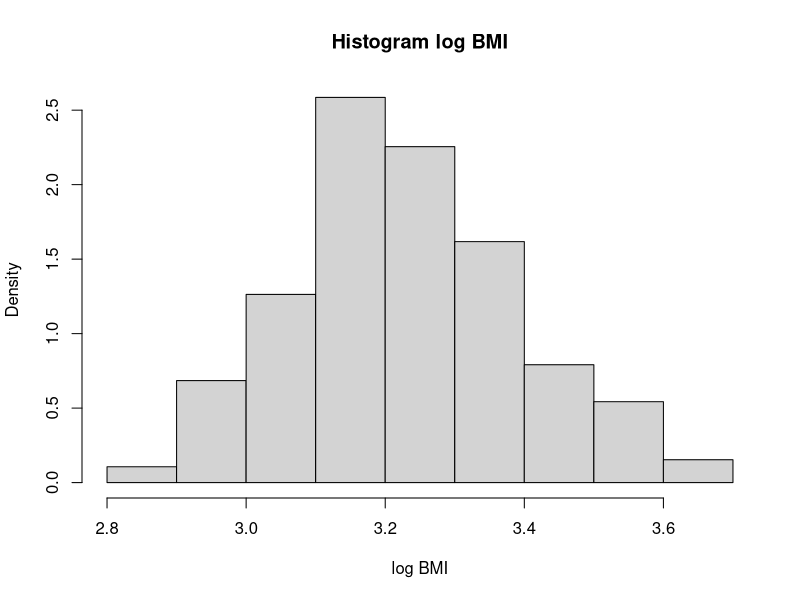
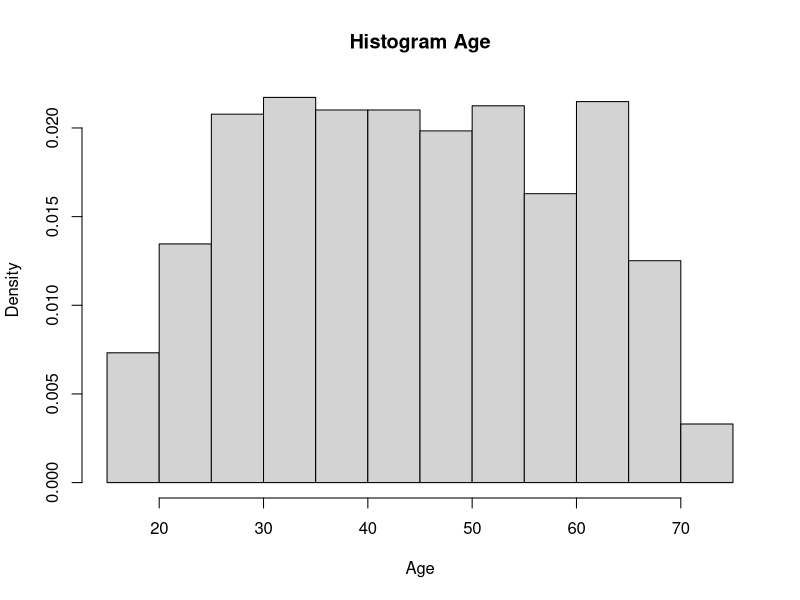
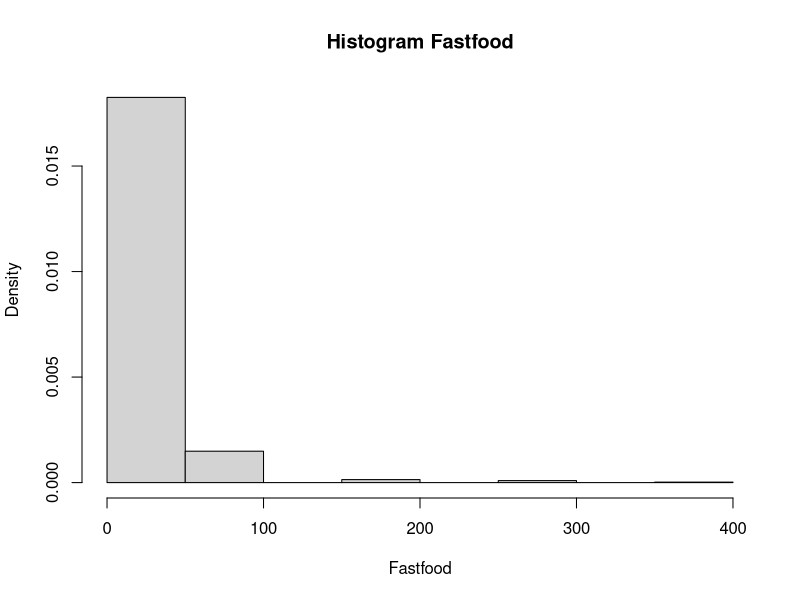
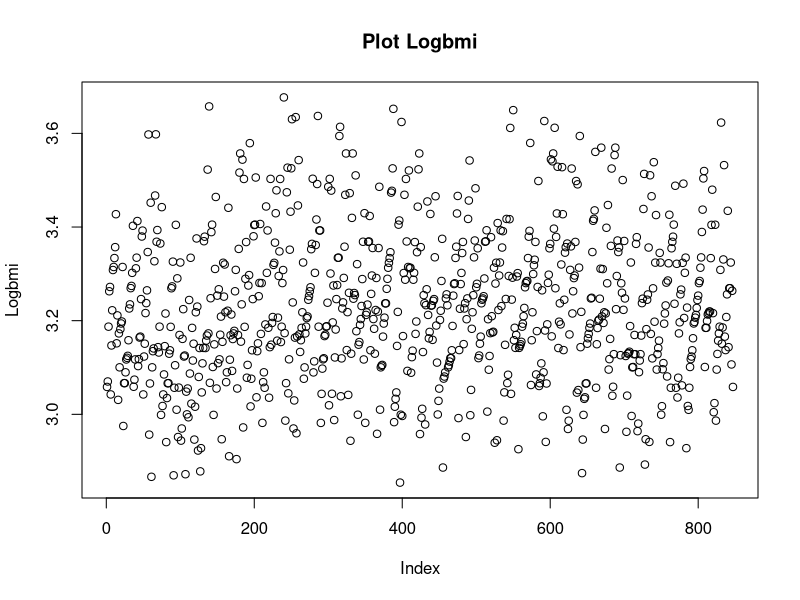
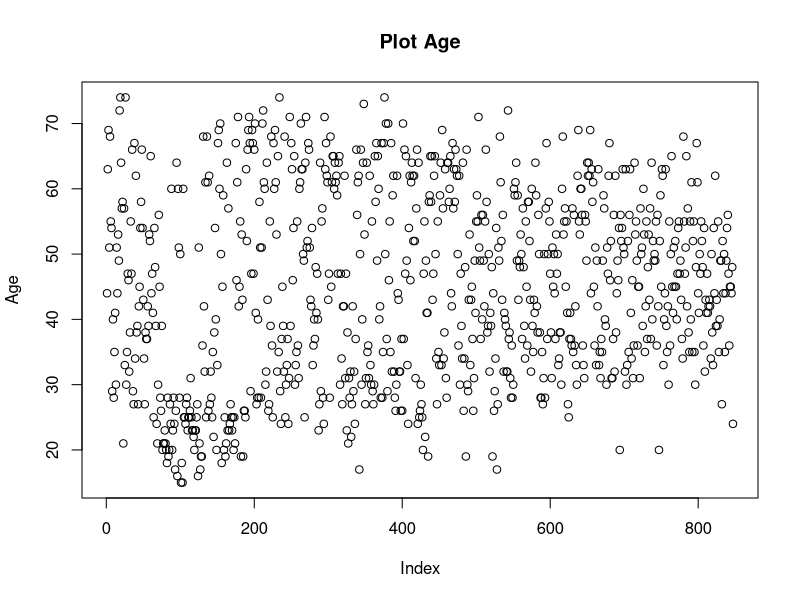
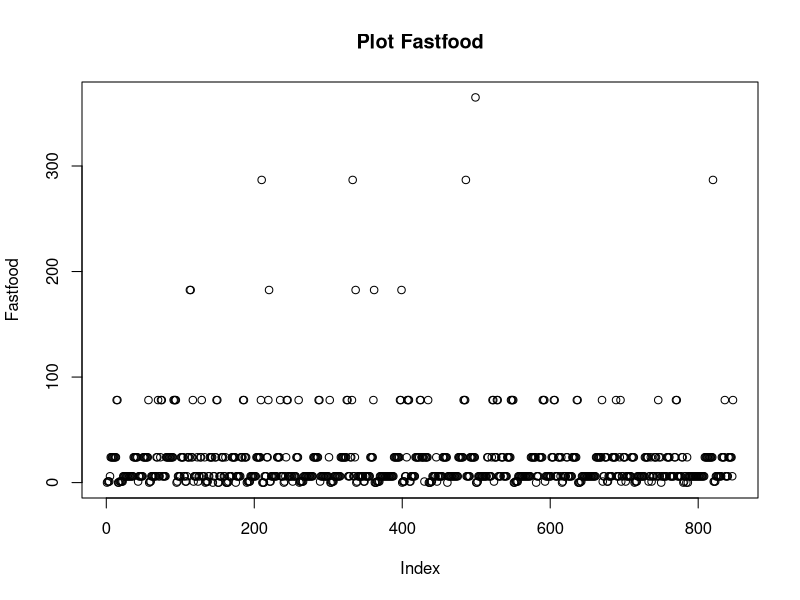
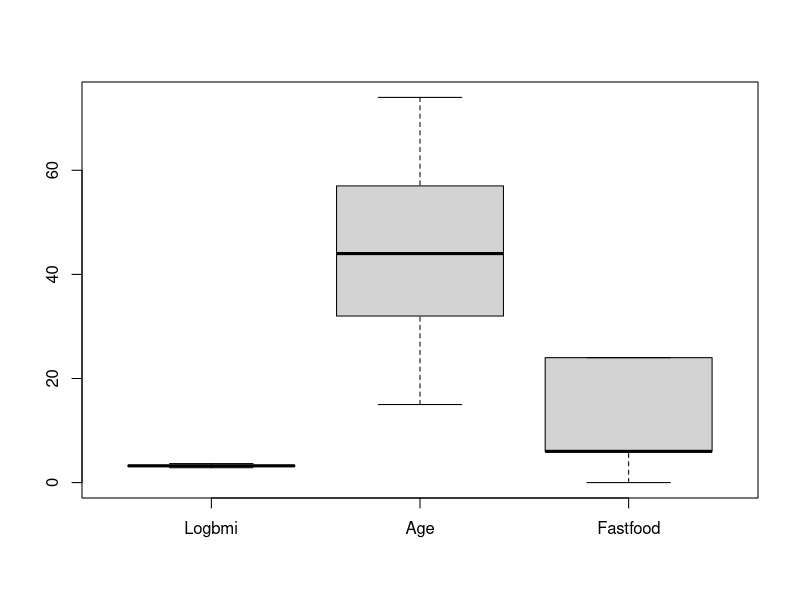
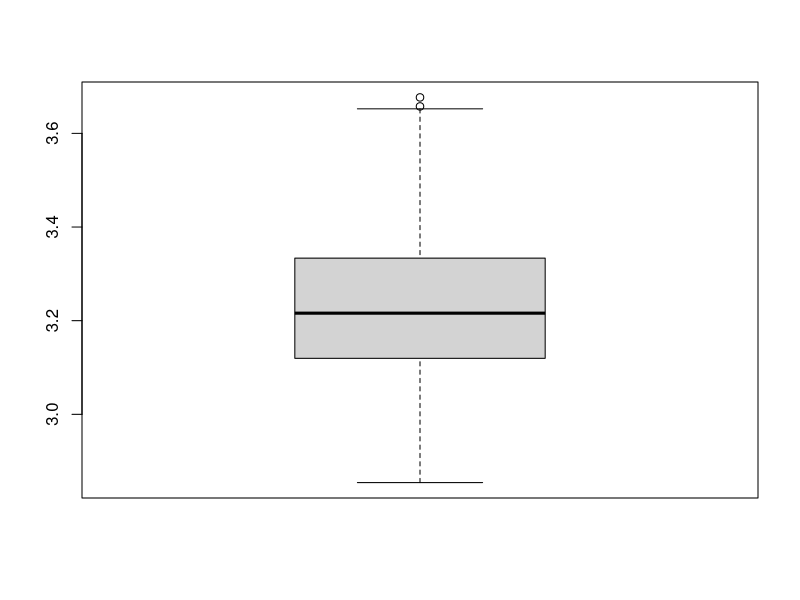

These charts were generated, in order, by the following R code: (Note: this script raises an error after producing the figures.)
########################################################################
## opgave a
# Indlæs 'bmi2_data.csv' filen med data
D <- read.table("bmi2_data.csv", header = TRUE, sep = ";")


# Tilføj log-BMI til datasættet
D$logbmi <- log(D$bmi)


# Deldatasæt med de første 840 observationer (til model)
D_model <- subset(D, id <= 840)

# Deldatasæt med de sidste 7 observationer (til validering)
D_test <- subset(D, id >= 841)

# histogeram af logbmi, age og fastfood
hist(D$logbmi, main = "Histogram log BMI", xlab = "log BMI", prob = TRUE)

hist(D$age, main = "Histogram Age", xlab = "Age", prob = TRUE)

hist(D$fastfood, main = "Histogram Fastfood", xlab = "Fastfood", prob = TRUE)

#Plot over Logbmi, fastfood og alder
plot(D$logbmi, main = "Plot Logbmi", ylab = "Logbmi")

plot(D$age, main = "Plot Age", ylab = "Age")

plot(D$fastfood, main = "Plot Fastfood", ylab = "Fastfood")

#Boxplot af logbmi, age og fastfood
boxplot(D$logbmi, D$age, D$fastfood, names = c("Logbmi", "Age", "Fastfood"), outline = FALSE)

boxplot(D$logbmi, names = c("Logbmi"))

#Tabel udregninger for log bmi
sum(!is.na(D$logbmi))
summary(D$logbmi)
mean(D$logbmi, na.rm = TRUE)
sd(D$logbmi)

#Tabel udregning for Age
sum(!is.na(D$age))
mean(D$age)
sd(D$age)
summary(D$age)

#Tabel udregning for fastfood
sum(!is.na(D$fastfood))
mean(D$fastfood, na.rm=TRUE)
sd(D$fastfood)
summary(D$fastfood)

#######################################################################
# Estimer multipel lineær regressionsmodel
fit <- lm(logbmi ~ age + fastfood, data = D_model)

# Vis estimerede parametre mm.
summary(fit)


# Plots til modelkontrol

# Observationer mod fittede værdier
plot(fit$fitted.values, D_model$logbmi, xlab = "Fittede værdier",     
       ylab = "log(BMI)")

# Residualer mod hver af de forklarende variable
plot(D_model$FORKLARENDE_VARIABEL, fit$residuals, 
        xlab = "INDSÆT TEKST", ylab = "Residualer")

# Residualer mod fittede værdier
plot(fit$fitted.values, fit$residuals, xlab = "Fittede værdier", 
     ylab = "Residualer")

# Normal QQ-plot af residualerne
qqnorm(fit$residuals, ylab = "Residualer", xlab = "Z-scores", 
       main = "")
qqline(fit$residuals)


# Konfidensintervaller for modellens koefficienter
confint(fit, level = 0.95)


# Prædiktioner og 95% prædiktionsintervaller
pred <- predict(SLUTMODEL, newdata = D_test, interval = "prediction", 
              level = 0.95)

# Observerede værdier sammen med prædiktioner
cbind(id = D_test$id, logbmi = D_test$logbmi, pred)

